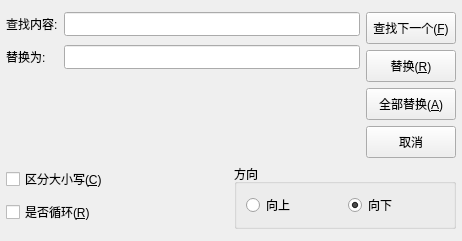
<?xml version="1.0" encoding="UTF-8"?>
<ui version="4.0">
 <class>FindAndReplaceDialog</class>
 <widget class="QWidget" name="FindAndReplaceDialog">
  <property name="geometry">
   <rect>
    <x>0</x>
    <y>0</y>
    <width>462</width>
    <height>232</height>
   </rect>
  </property>
  <property name="windowTitle">
   <string>查找</string>
  </property>
  <layout class="QVBoxLayout" name="verticalLayout_3">
   <property name="leftMargin">
    <number>6</number>
   </property>
   <property name="topMargin">
    <number>12</number>
   </property>
   <property name="rightMargin">
    <number>6</number>
   </property>
   <property name="bottomMargin">
    <number>12</number>
   </property>
   <item>
    <layout class="QHBoxLayout" name="horizontalLayout_1">
     <property name="rightMargin">
      <number>0</number>
     </property>
     <item>
      <layout class="QVBoxLayout" name="verticalLayout_1">
       <property name="leftMargin">
        <number>0</number>
       </property>
       <property name="bottomMargin">
        <number>0</number>
       </property>
       <item>
        <layout class="QFormLayout" name="formLayout">
         <property name="verticalSpacing">
          <number>9</number>
         </property>
         <property name="leftMargin">
          <number>0</number>
         </property>
         <property name="topMargin">
          <number>0</number>
         </property>
         <property name="rightMargin">
          <number>0</number>
         </property>
         <property name="bottomMargin">
          <number>0</number>
         </property>
         <item row="0" column="0">
          <widget class="QLabel" name="label">
           <property name="text">
            <string>查找内容:</string>
           </property>
          </widget>
         </item>
         <item row="0" column="1">
          <widget class="QLineEdit" name="findEdit">
           <property name="minimumSize">
            <size>
             <width>220</width>
             <height>0</height>
            </size>
           </property>
           <property name="styleSheet">
            <string notr="true">padding: 3px;</string>
           </property>
          </widget>
         </item>
         <item row="1" column="0">
          <widget class="QLabel" name="label_2">
           <property name="text">
            <string>替换为:</string>
           </property>
          </widget>
         </item>
         <item row="1" column="1">
          <widget class="QLineEdit" name="replaceEdit">
           <property name="minimumSize">
            <size>
             <width>220</width>
             <height>0</height>
            </size>
           </property>
           <property name="styleSheet">
            <string notr="true">padding: 3px;</string>
           </property>
          </widget>
         </item>
        </layout>
       </item>
      </layout>
     </item>
     <item>
      <layout class="QVBoxLayout" name="verticalLayout2">
       <item>
        <widget class="QPushButton" name="findNextBtn">
         <property name="styleSheet">
          <string notr="true">padding: 6px;</string>
         </property>
         <property name="text">
          <string>查找下一个(&amp;F)</string>
         </property>
        </widget>
       </item>
       <item>
        <widget class="QPushButton" name="replaceBtn">
         <property name="styleSheet">
          <string notr="true">padding: 6px;</string>
         </property>
         <property name="text">
          <string>替换(&amp;R)</string>
         </property>
        </widget>
       </item>
       <item>
        <widget class="QPushButton" name="replaceAllBtn">
         <property name="styleSheet">
          <string notr="true">padding: 6px;</string>
         </property>
         <property name="text">
          <string>全部替换(&amp;A)</string>
         </property>
        </widget>
       </item>
       <item>
        <widget class="QPushButton" name="cancelBtn">
         <property name="styleSheet">
          <string notr="true">padding: 6px;</string>
         </property>
         <property name="text">
          <string>取消</string>
         </property>
        </widget>
       </item>
      </layout>
     </item>
    </layout>
   </item>
   <item>
    <layout class="QHBoxLayout" name="horizontalLayout_3">
     <property name="leftMargin">
      <number>0</number>
     </property>
     <item>
      <layout class="QVBoxLayout" name="verticalLayout_2">
       <item>
        <widget class="QCheckBox" name="caseSensitiveCheck">
         <property name="text">
          <string>区分大小写(&amp;C)</string>
         </property>
        </widget>
       </item>
       <item>
        <widget class="QCheckBox" name="loopCheck">
         <property name="text">
          <string>是否循环(&amp;R)</string>
         </property>
        </widget>
       </item>
      </layout>
     </item>
     <item>
      <widget class="QGroupBox" name="groupBox">
       <property name="title">
        <string>方向</string>
       </property>
       <layout class="QHBoxLayout" name="horizontalLayout_2">
        <item>
         <widget class="QRadioButton" name="upRadio">
          <property name="text">
           <string>向上</string>
          </property>
          <property name="checked">
           <bool>false</bool>
          </property>
         </widget>
        </item>
        <item>
         <widget class="QRadioButton" name="downRadio">
          <property name="text">
           <string>向下</string>
          </property>
          <property name="checked">
           <bool>true</bool>
          </property>
         </widget>
        </item>
       </layout>
      </widget>
     </item>
    </layout>
   </item>
  </layout>
 </widget>
 <resources/>
 <connections/>
</ui>
